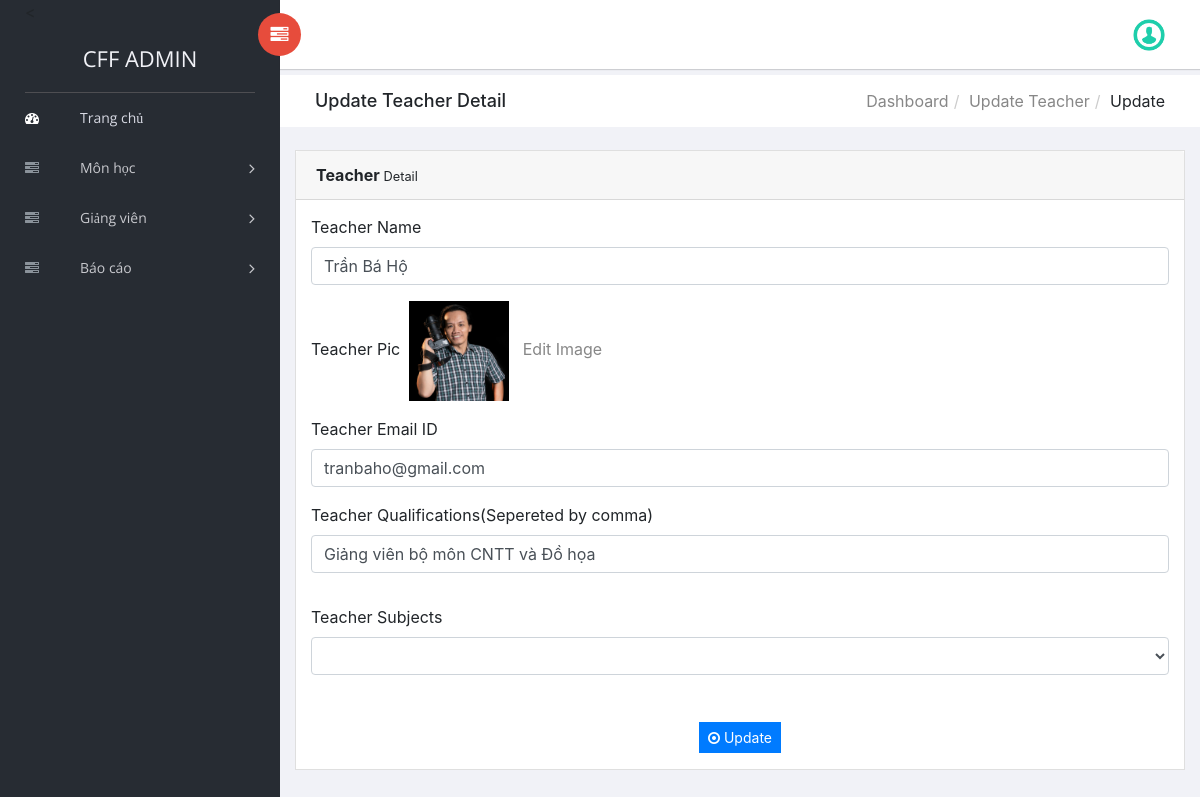
Screenshot of /CFF/admin/edit-teacher-detail.php?editid=1 (signed in) with the database file from the repository.
### tables this page shows
CREATE TABLE `tblteacher` (
  `ID` int(10) NOT NULL,
  `Name` varchar(120) DEFAULT NULL,
  `Picture` varchar(200) NOT NULL,
  `Email` varchar(120) DEFAULT NULL,
  `Qualifications` varchar(120) DEFAULT NULL,
  `danhgia` varchar(200) DEFAULT NULL,
  `youtube` varchar(255) DEFAULT NULL,
  `web` varchar(255) DEFAULT NULL,
  `mota` varchar(255) DEFAULT NULL,
  `RegDate` timestamp NOT NULL DEFAULT current_timestamp()
);

### CFF/admin/edit-teacher-detail.php (the view, shortened to what this page needs)
<?php
include('includes/dbconnection.php');
if (strlen($_SESSION['trmsaid'] == 0)) {
    header('location:logout.php');
} else {
?>
    <!doctype html>
    <html class="no-js" lang="en">
    <head>
        <link rel="stylesheet" href="vendors/bootstrap/dist/css/bootstrap.min.css">
        <link rel="stylesheet" href="vendors/font-awesome/css/font-awesome.min.css">
        <link rel="stylesheet" href="vendors/themify-icons/css/themify-icons.css">
        <link rel="stylesheet" href="vendors/flag-icon-css/css/flag-icon.min.css">
        <link rel="stylesheet" href="vendors/selectFX/css/cs-skin-elastic.css">
        <link rel="stylesheet" href="assets/css/style.css">
    </head>
    <body>
        <?php include_once('includes/sidebar.php'); ?>
        <div id="right-panel" class="right-panel">
            <?php include_once('includes/header.php'); ?>
            <div class="breadcrumbs">
                <div class="col-sm-4">
                    <div class="page-header float-left">
                        <div class="page-title">
                            <h1>Update Teacher Detail</h1>
                        </div>
                    </div>
                </div>
                <div class="col-sm-8">
                    <div class="page-header float-right">
                        <div class="page-title">
                            <ol class="breadcrumb text-right">
                                <li><a href="dashboard.php">Dashboard</a></li>
                                <li><a href="manage-teacher.php">Update Teacher</a></li>
                                <li class="active">Update</li>
                            </ol>
                        </div>
                    </div>
                </div>
            </div>
            <div class="content mt-3">
                <div class="animated fadeIn">
                    <div class="row">
                        <div class="col-lg-6">
                        </div>
                        <div class="col-lg-12">
                            <div class="card">
                                <div class="card-header"><strong>Teacher</strong><small> Detail</small></div>
                                <form name="" method="post" action="" enctype="multipart/form-data">
                                    <div class="card-body card-block">
                                        <?php
                                        $eid = $_GET['editid'];
                                        $sql = "SELECT * from  tblteacher where ID=$eid";
                                        $query = $dbh->prepare($sql);
                                        $query->execute();
                                        $results = $query->fetchAll(PDO::FETCH_OBJ);
                                        if ($query->rowCount() > 0) {
                                            foreach ($results as $row) {               ?>
                                                <div class="form-group">
                                                    <label for="company" class=" form-control-label">Teacher Name</label>
                                                    <input type="text" name="tname" value="<?php echo $row->Name; ?>" class="form-control" id="tname" required="true">
                                                </div>
                                                <div class="form-group">
                                                    <label for="company" class=" form-control-label">Teacher Pic</label> &nbsp;<img src="images/<?php echo $row->Picture; ?>" width="100" height="100" value="<?php echo $row->Picture; ?>">
                                                    <a href="changeimage.php?editid=<?php echo $row->ID; ?>"> &nbsp; Edit Image</a>
                                                </div>
                                                <div class="form-group">
                                                    <label for="street" class=" form-control-label">Teacher Email ID</label>
                                                    <input type="text" name="email" value="<?php echo $row->Email; ?>" id="email" class="form-control" required="true">
                                                </div>
                                                <div class="row form-group">
                                                    <div class="col-12">
                                                        <div class="form-group">
                                                            <label for="city" class=" form-control-label">Teacher Qualifications(Sepereted by comma)</label>
                                                            <input type="text" name="qualifications" id="qualifications" value="<?php echo $row->Qualifications; ?>" class="form-control" required="true">
                                                        </div>
                                                    </div>
                                                </div>
                                                <div class="row form-group">
                                                    <div class="col-12">
                                                        <div class="form-group"><label for="city" class=" form-control-label">Teacher Subjects</label><select type="text" name="tsubjects" id="tsubjects" value="" class="form-control" required="true">
                                                                <option value="<?php echo $row->TeacherSub; ?>"><?php echo $row->TeacherSub; ?></option>
                                                                <?php
                                                                $sql2 = "SELECT * from  tailieu ";
                                                                $query2 = $dbh->prepare($sql2);
                                                                $query2->execute();
                                                                $result2 = $query2->fetchAll(PDO::FETCH_OBJ);
                                                                foreach ($result2 as $row1) {
                                                                ?>
                                                                    <option value="<?php echo htmlentities($row1->name); ?>"><?php echo htmlentities($row1->name); ?></option>
                                                                <?php } ?>
                                                            </select></div>
                                                    </div>
                                                </div>
                                    </div>
                            <?php $cnt = $cnt + 1;
                                            }
                                        } ?>
                            <p style="text-align: center;"><button type="submit" class="btn btn-primary btn-sm" name="submit" id="submit"><i class="fa fa-dot-circle-o"></i> Update</button></p>
                            </div>
                        </div>
                    </div>
                </div>
            </div>
        </div>
    </body>
    </html>
<?php }  ?>

### rows the page displays
tblteacher: tname "Trần Bá Hộ", Picture (picture), email "tranbaho@gmail.com", qualifications "Giảng viên bộ môn CNTT và Đồ họa"
